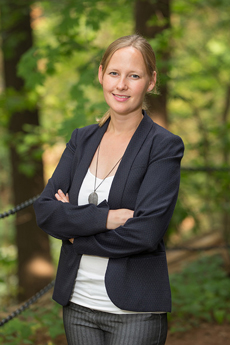
#> input picture lab4/vga/khp37-profile.jpg, 230 x 345 px
$ python img_to_rom.py khp37-profile.jpg   (older library calls are emulated)
#> lines starting #> are read from the running program, lines starting #| are printed output that depends on the picture
#! /usr/bin/env python3

import os, sys
from PIL import Image
import argparse
import tempfile

size = (120, 120)

def main():
    parser = argparse.ArgumentParser(description='convert image to 120x120 verilog ROM file')
    parser.add_argument('img', help='image file')
    args = parser.parse_args()

    im = Image.open(args.img)
#> im is the input picture: PIL image 230x345 RGB; mean R, G, B 96.2, 95.4, 60.1
    im.thumbnail(size, Image.ANTIALIAS)
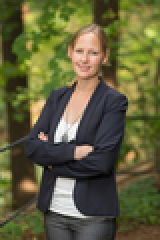
#> im: PIL image 80x120 RGB (shown 2 times larger); mean R, G, B 96.2, 95.4, 60.1
    pixels = im.load()
    im.show()
    for y in range(0, 128):
        for x in range(0, 128):
            color = (0, 0, 0)
            if x < im.size[0] and y < im.size[1]:
                color = pixels[x,y][0:3]
                r, g, b = color
                pixels[x,y] = ( (r >> 5) << 5, (g >> 5) << 5, (b >> 6) << 6 )
            r, g, b = color
            # print(color)
            hexc = (r >> 5) << 5 | (g >> 5) << 3 | (b >> 6)
            print(hex(hexc)[2:])
    im.show()
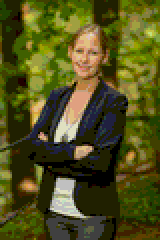
#> shown: PIL image 80x120 RGB (shown 2 times larger); mean R, G, B 80.9, 80.3, 27.3

if __name__ == '__main__':
    main()

$ run again, on lab4/vga/kirstin.png
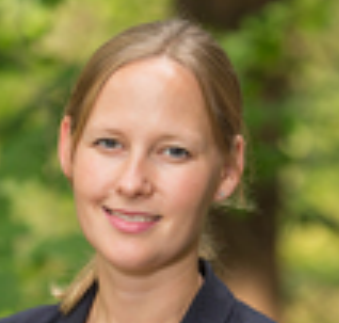
#> input picture lab4/vga/kirstin.png, 339 x 323 px
#> in main, im is the input picture: PIL image 339x323 RGB; mean R, G, B 138.4, 124.7, 75.1
#> im: PIL image 120x114 RGB
#> in main, `im.show()`:
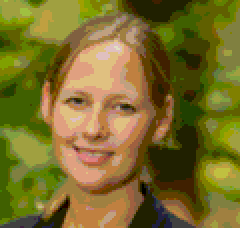
#> shown: PIL image 120x114 RGB (shown 2 times larger); mean R, G, B 122.8, 109.4, 42
